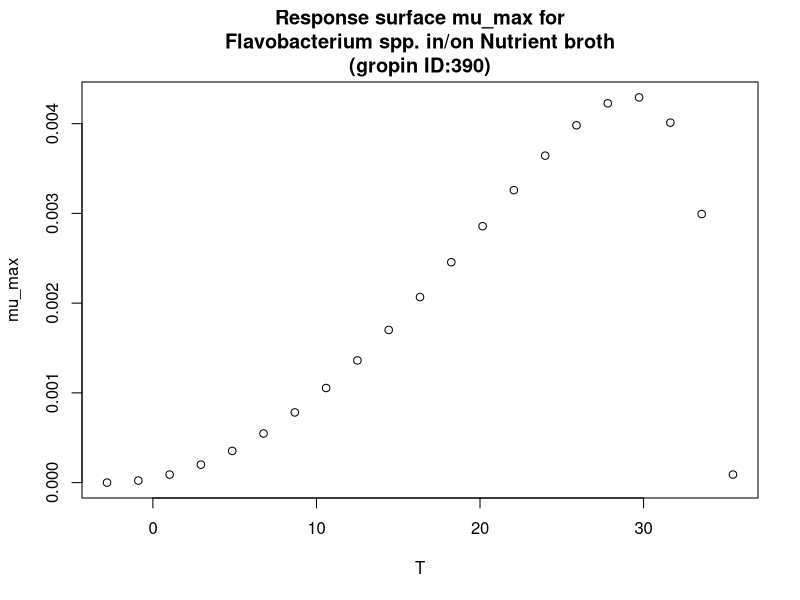

R code for this plot:
#############################
# start of Parameter script
#############################
T <- seq(-2.8028,35.4645354645355,length.out=21)
#############################
# end of Parameter script
#############################
############################# 
# start of Model script Gropin ID 390 
#############################
 
# constant coefficients for this model
 
variables <- data.frame(T)
argumentsPar <- expand.grid(variables)
 
# heart of the model
response_surface <- function(T) {
   mumax <-(4.3*(10^-3)*(T-35.5)*((T+2.8)^2))/((29.3+2.8)*((29.3+2.8)*(T-29.3)-(29.3-35.5)*(29.3-2.8-2*T)))

return(mumax=mumax)
} 

# output parameters
mumax <- cbind(argumentsPar,response_surface(argumentsPar['T']))
colnames(mumax) <- c(colnames(argumentsPar),'mumax')
#############################
# End of Model script
#############################
############################# 
# start of Visualisation script Gropin ID 390 
#############################
plot(T,mumax$mumax,
                          xlab='T',
                          ylab='mu_max',main='Response surface mu_max for
Flavobacterium spp. in/on Nutrient broth
(gropin ID:390)')
#############################
# End of Visualisation script
#############################
